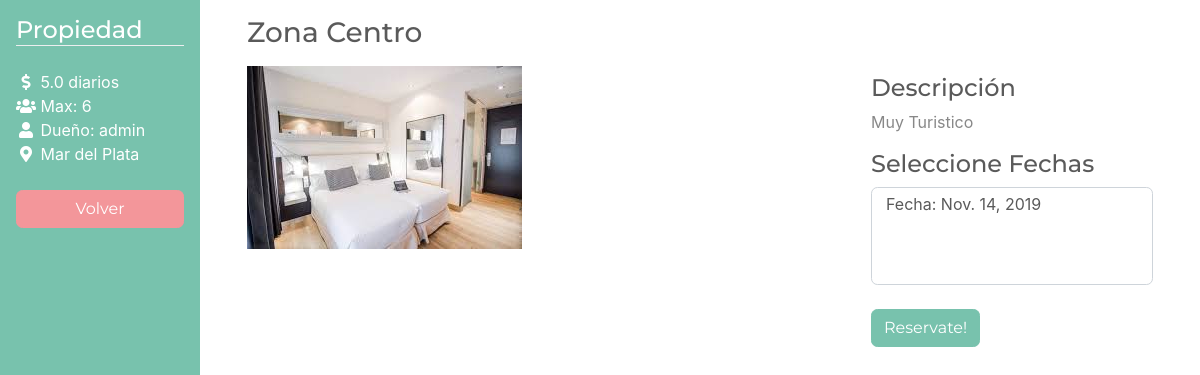
The page /3/ on the database as committed earlier.
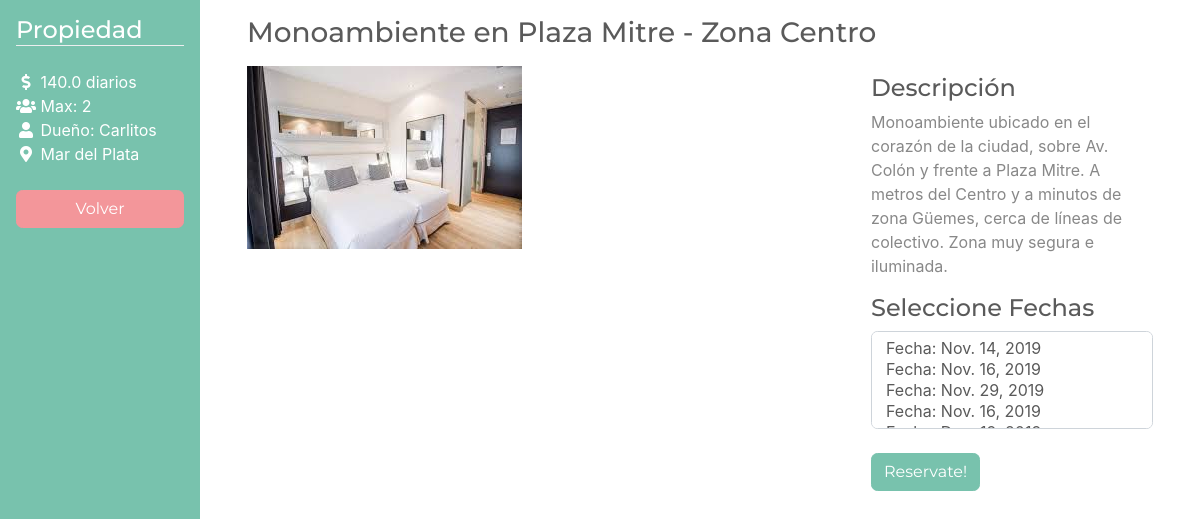
The same page on the database as committed later.
### reservas/models.py (models this page shows, shortened)
class Propiedad (models.Model):
    ciudad = models.ForeignKey(Ciudad, on_delete=models.CASCADE)
    imagen = models.ImageField(upload_to='images', default = 'images/bg.jpg')
    titulo = models.CharField(max_length=100)
    descripcion = models.CharField(max_length=200)
    precio_diario = models.FloatField(null=False, default=0.00)
    max_pax = models.IntegerField(null=False)
    dueño = models.ForeignKey(User, null=False, blank=False, on_delete=models.DO_NOTHING)
    class Meta :
        verbose_name_plural = "Propiedades"

class Ciudad (models.Model):
    nombre = models.CharField(max_length=50)
    class Meta :
        verbose_name_plural = "Ciudades"

### reservas/views.py (the view)
# urls.py: path('<int:propiedad_id>/', views.propiedad, name='propiedad'),
def propiedad(request, propiedad_id):
    diasReservacion = Fecha_Alquiler.objects.filter(propiedad= propiedad_id, reserva__isnull=True).all()
    propiedad = get_object_or_404(Propiedad, pk=propiedad_id)
    context = { 'propiedad': propiedad,
                'diasReservacion': diasReservacion,}
    return render(request, 'reservas/propiedad.html', context)

### reservas/templates/reservas/propiedad.html (shortened to what this page needs)
{% extends "head.html" %}
{% block content %}
<div class="container-fluid">
    <div class="row">
        <div class="col-2 sidebar bg-primary">
            <h4 class="text-white border-bottom">Propiedad</h4>
            <ul class="list-unstyled text-white my-4">
                <li><i class="fas fa-fw fa-dollar-sign"></i> {{ propiedad.precio_diario }} diarios</li>
                <li><i class="fas fa-fw fa-users"></i> Max: {{ propiedad.max_pax }}</li>
                <li><i class="fas fa-fw fa-user"></i> Dueño: {{ propiedad.dueño }}</li>
                <li><i class="fas fa-fw fa-map-marker-alt"></i> {{ propiedad.ciudad.nombre }}</li>
            </ul>
            <form id="form" action="{% url 'filtradas' %}" method="POST">
                <button type="submit" class="btn btn-block btn-secondary">Volver</a>
            </form>
        </div>
        <div class="col-10 main-content">
            <div class="properties-wrapper">
                <h3 class="mb-3">{{ propiedad.titulo }}</h3>
                <div class="row">
                    <div class="col-md-8">
                        <div class="img-container">
                            <img class="img-fluid" src="{{ propiedad.imagen.url }}" alt="{{ propiedad.titulo }}">
                        </div>
                    </div>
                    <div class="col-md-4">
                        <h4 class="mt-2">Descripción</h4>
                        <p>{{ propiedad.descripcion }}</p>
                        {% if diasReservacion|length >= 1 %}
                        <form id="form-reserva" action="{% url 'reserva' propiedad.id %}" method="POST">
                            <h4>Seleccione Fechas</h4>
                            <select class="form-control" name="reservation_dates" id="reservation_dates" multiple="multiple">
                                {% for diaReservacion in diasReservacion %}
                                    <option value="{{ diaReservacion.id }}">Fecha: {{diaReservacion.fecha_alq}} </option>
                                {% endfor %}
                            </select>
                            <button type="submit" class="btn btn-primary mt-4">Reservate!</button>
                        </form>
                        {% else %}
                        <div class="alert alert-danger" role="alert">
                            No hay fechas para reservar!
                        </div>
                        {% endif %}
                    </div>
                </div>
            </div>
        </div>
    </div>
</div>
{% endblock %}

Rows that differ between the two databases and show on the page:
changed Propiedad "Mar del Plata": precio_diario "5.0" → "140.0"; max_pax "6" → "2"; dueño "admin" → "Carlitos"; titulo "Zona Centro" → "Monoambiente en Plaza Mitre - Zona Centro"; descripcion "Muy Turistico" → "Monoambiente ubicado en el corazón de la ciudad, sobre Av. Colón y frente a Plaza Mitre. A metros del Centro y a minutos de zona Güemes, cerca de líneas de colectivo. Zona muy segura e iluminada."
Other text that changed with them:
form field reservation_dates: "Fecha: Nov. 14, 2019" → "Fecha: Nov. 14, 2019 / Fecha: Nov. 16, 2019 / Fecha: Nov. 29, 2019 / Fecha: Nov. 16, 2019"
